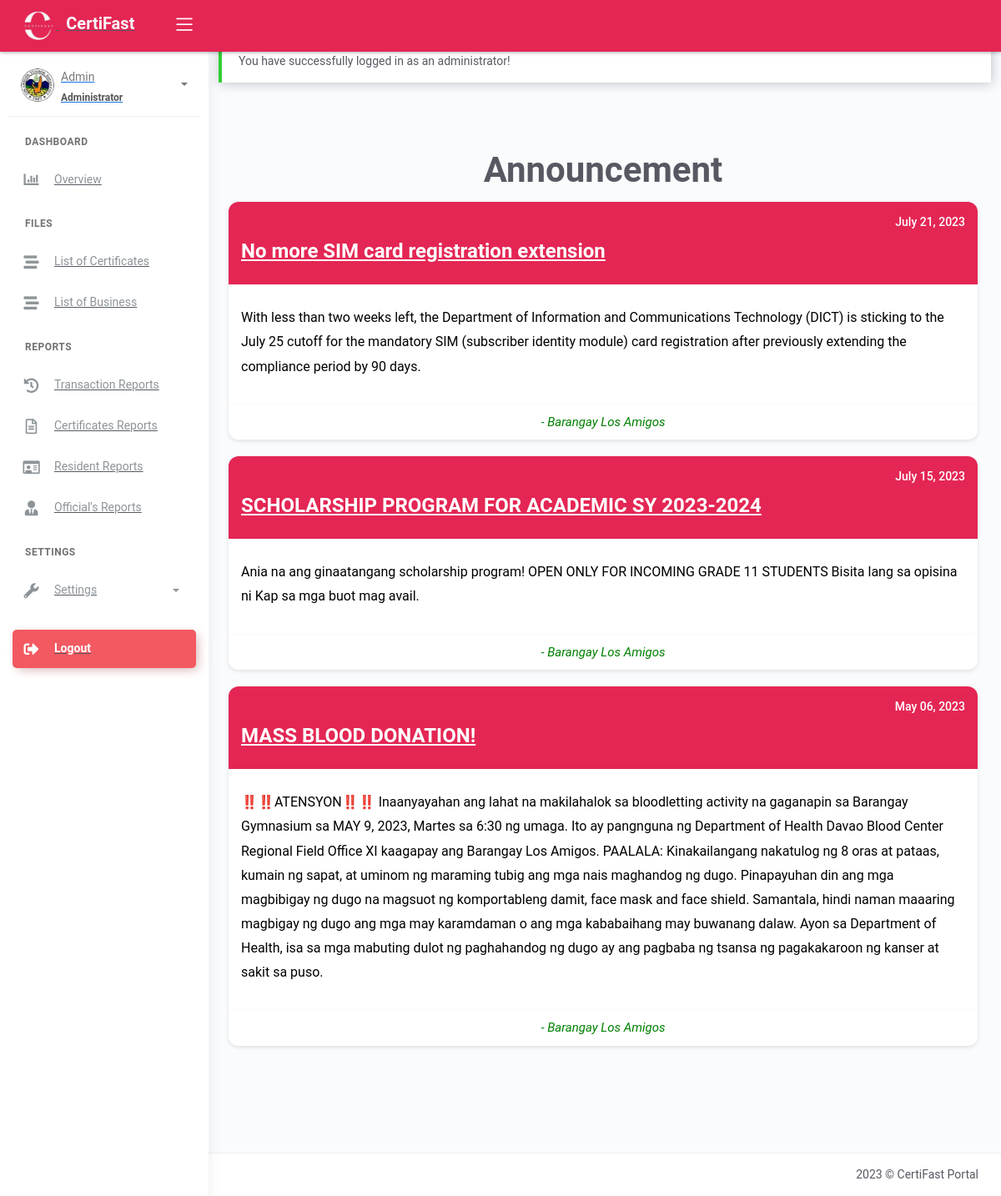
Page /purok_announcement.php (signed in) on the earlier database version.
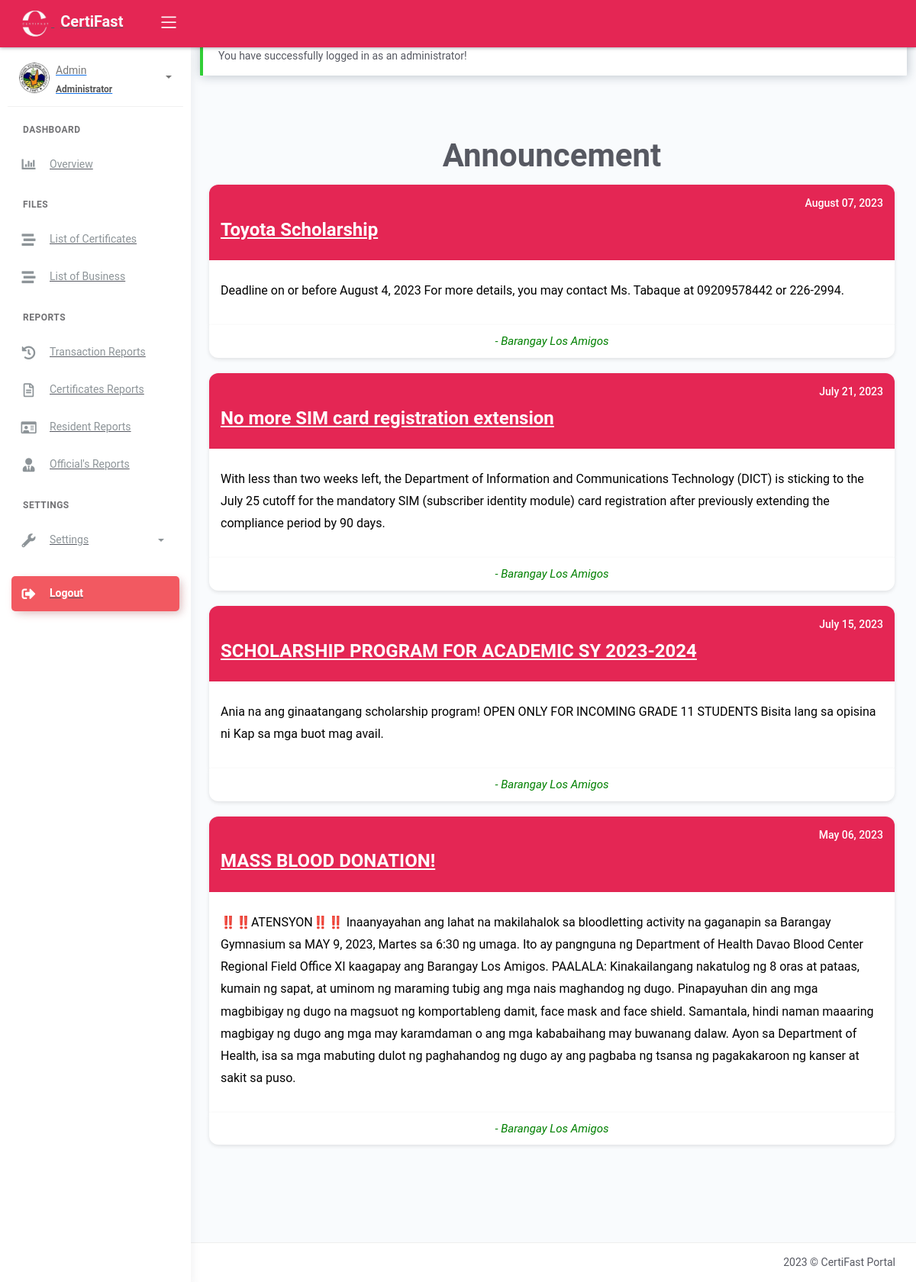
Same page on the later database version.
### tables this page shows
CREATE TABLE `tbl_announcement` (
  `id` int(10) NOT NULL AUTO_INCREMENT,
  `subject` varchar(50) NOT NULL,
  `message` text NOT NULL,
  `username` varchar(50) NOT NULL,
  `date` datetime NOT NULL DEFAULT current_timestamp(),
  `date_posted` date DEFAULT NULL,
  PRIMARY KEY (`id`)
);

### purok_announcement.php (the view, shortened to what this page needs)
<?php include
'server/server.php';
$query = "SELECT * FROM tbl_announcement ORDER BY `date_posted` DESC";
$result = $conn->query($query);
$purok = array();
while ($row = $result->fetch_assoc()) {
    $postedTime = strtotime($row['date_posted']);
    $currentTimestamp = time();
    $timeDiff = $currentTimestamp - $postedTime;
    if ($timeDiff < 60) {
        $timeDisplay = $timeDiff . ' seconds ago';
    } elseif ($timeDiff < 3600) {
        $timeDisplay = round($timeDiff / 60) . ' minutes ago';
    } elseif ($timeDiff < 86400) {
        $timeDisplay = round($timeDiff / 3600) . ' hours ago';
    } elseif ($timeDiff < 2592000) {
        $timeDisplay = round($timeDiff / 86400) . ' days ago';
    } elseif ($timeDiff < 31536000) {
        $timeDisplay = round($timeDiff / 2592000) . ' months ago';
    } else {
        $timeDisplay = round($timeDiff / 31536000) . ' years ago';
    }
    $row['time_display'] = $timeDisplay;
    $purok[] = $row;
}
?>
<!DOCTYPE html>
<html lang="en">
<head></head>
	<?php include 'templates/header.php' ?>
</head>
<body>
        <div class="wrapper">
            <?php include 'templates/main-header.php' ?>
                <?php include 'templates/sidebar.php' ?>
                <div class="main-panel mt-5">
                    <div class="container">
						<?php if(isset($_SESSION['message'])): ?>
								<div class="alert alert-<?= $_SESSION['success']; ?> <?= $_SESSION['success']=='danger' ? 'bg-danger text-light' : null ?>" role="alert">
									<?php echo $_SESSION['message']; ?>
								</div>
						<?php endif ?>
                        <section class="text-center two-column-list mb-sm-5 pr-lg-3 container-fluid" id="two-column-list">
                            <div class="announcement-slider border-r-xs-0 border-r position-relative">
                            <h1 class="text-center fw-bold" style="font-size: 300%;">Announcement</h1>
                                <table class="announcement-table">
                                    <?php foreach($purok as $row): ?>
                                        <tr>
                                            <td class="title-header" colspan="1">
                                                <h5 class="date">
                                                    <?= date('F d, Y', strtotime($row['date_posted'])); ?>
                                                </h5>
                                                <h3 class="subject">
                                                    <a href="https://www.facebook.com/profile.php?id=100064303345469"><?= $row['subject'] ?></a>
                                                </h3>
                                            </td>
                                        </tr>
                                        <tr>
                                            <td class="message" colspan="2">
                                                <p><?= $row['message'] ?></p>
                                            </td>
                                        </tr>
                                        <tr>
                                            <td class="officials" colspan="2"><i>- Barangay Los Amigos</i></td>
                                        </tr>
                                        <tr>
                                            <td colspan="1"></td>
                                        </tr>
                                    <?php endforeach; ?>
                                </table>
                            </div>
                        </section>
                    </div>
				<?php include 'templates/main-footer.php' ?>
	        </div>
	    </div>
</body>
</html>

Differences in the rows shown:
added tbl_announcement: date_posted "August 07, 2023", subject "Toyota Scholarship", message "Deadline on or before August 4, 2023 For more details, you may contact Ms. Tabaque at 09209578442 or 226-2994."
